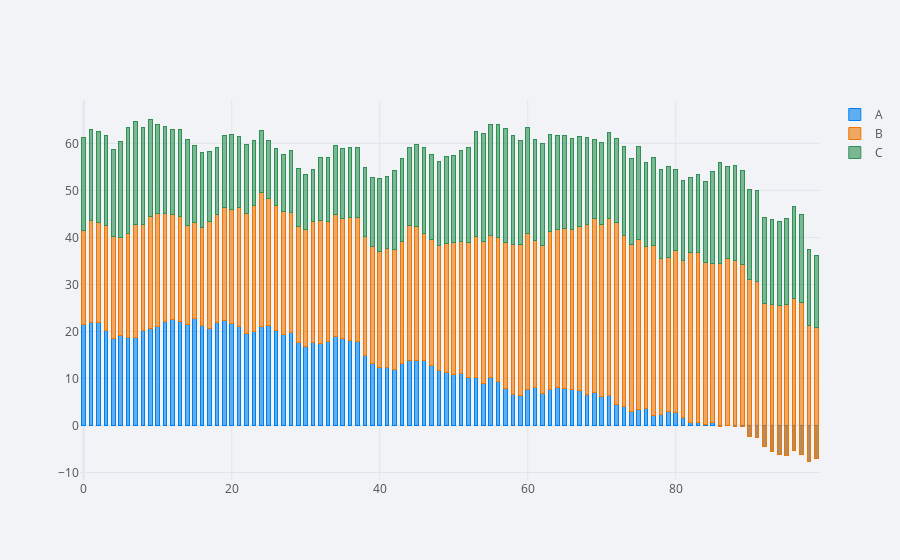

The notebook cell this image was saved under:
### Code cell
cf.set_config_file(theme='polar')
df.iplot(kind='bar',barmode='stack',bargap=0.5)
